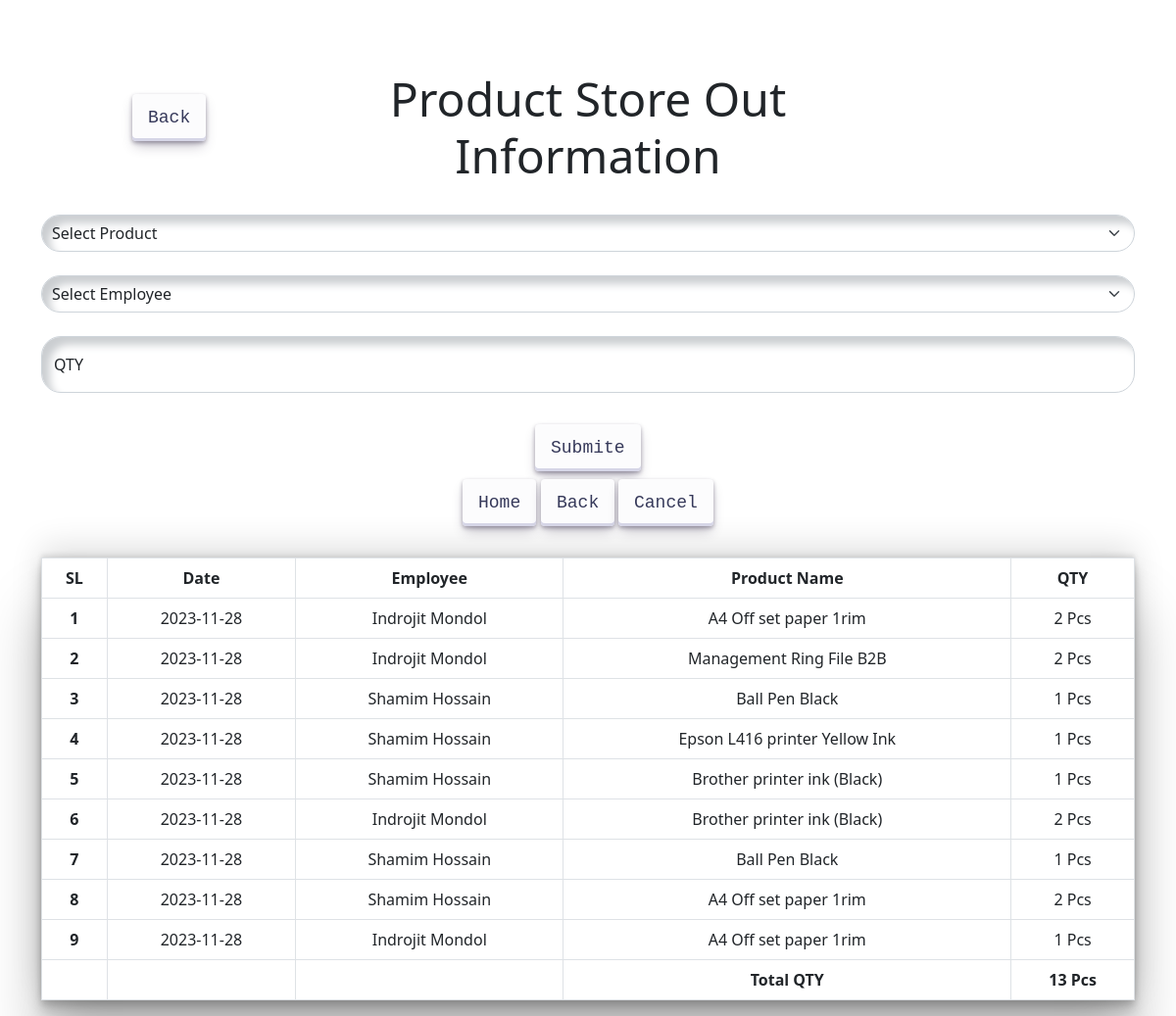
/stockOut.php (signed in), run on an earlier commit of the app's database.
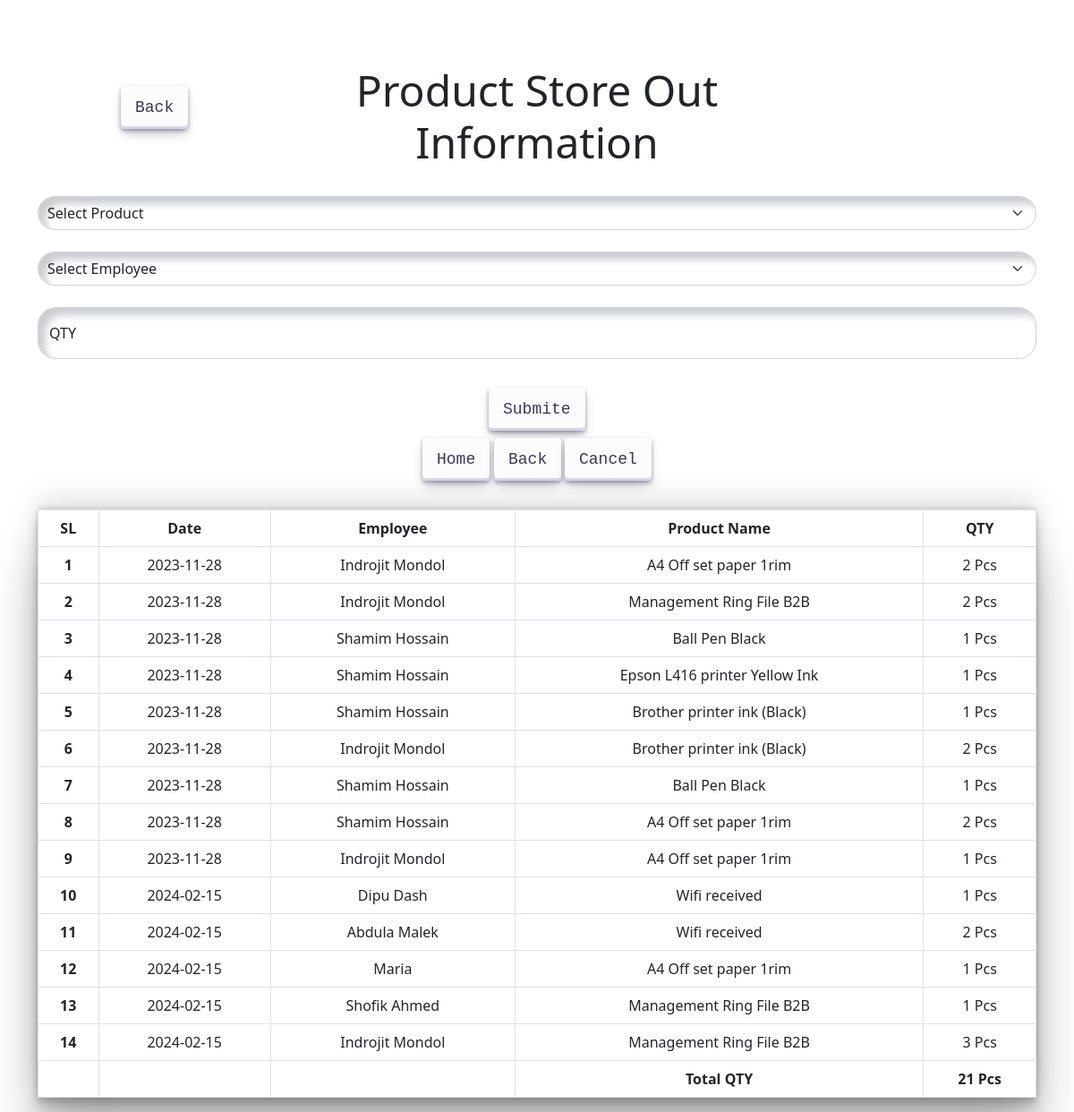
And on a later commit of the database.
### tables this page shows
CREATE TABLE `tb_stock_out` (
  `Id` int(11) NOT NULL,
  `P_Id` int(11) NOT NULL,
  `E_Id` int(11) NOT NULL,
  `ER_Id` int(11) NOT NULL,
  `SO_Date` date NOT NULL,
  `SO_QTY` int(11) NOT NULL
);

CREATE TABLE `tb_employeeinfo` (
  `Id` int(11) NOT NULL,
  `E_Name` varchar(255) NOT NULL,
  `E_Designation` varchar(255) DEFAULT NULL,
  `E_Username` varchar(255) NOT NULL,
  `E_DOB` date DEFAULT NULL,
  `E_Gender` varchar(255) DEFAULT NULL,
  `E_Email` varchar(255) DEFAULT NULL,
  `E_Password` varchar(255) DEFAULT NULL,
  `E_Phone` int(11) DEFAULT NULL,
  `E_Status` int(11) DEFAULT NULL,
  `E_FatherName` varchar(255) DEFAULT NULL,
  `E_MotherName` varchar(255) DEFAULT NULL,
  `E_PresentAddress` varchar(255) DEFAULT NULL,
  `E_PermanentAddress` varchar(255) DEFAULT NULL,
  `E_EmargencyPhone` int(11) DEFAULT NULL,
  `E_Nationality` varchar(255) DEFAULT NULL,
  `E_MarritalStatus` varchar(255) DEFAULT NULL,
  `E_Religion` varchar(255) DEFAULT NULL,
  `E_NID` int(11) DEFAULT NULL,
  `E_OfficeId` int(11) DEFAULT NULL,
  `E_JoinDate` date DEFAULT NULL,
  `E_BloodGroup` varchar(255) DEFAULT NULL,
  `E_Image` varchar(255) DEFAULT NULL,
  `E_EvaluationPermission` int(11) DEFAULT NULL,
  `E_dep_id` int(11) DEFAULT NULL,
  `E_AccountPermittion` int(11) DEFAULT NULL
);

CREATE TABLE `tb_productinfo` (
  `Id` int(11) NOT NULL,
  `P_Name` varchar(255) NOT NULL,
  `P_Cat_Id` int(11) NOT NULL,
  `P_Price` int(11) NOT NULL,
  `P_Remark` varchar(255) NOT NULL,
  `P_Image` varchar(255) NOT NULL
);

### stockOut.php (the view, shortened to what this page needs)
<?php
    include 'dbconfig.php';
    if(isset($_SESSION['Id']) && isset($_SESSION['E_Name']))
    {
?>
<!DOCTYPE html>
<html lang="en">
<head>
    <link rel="stylesheet" href="https://cdnjs.cloudflare.com/ajax/libs/font-awesome/4.7.0/css/font-awesome.min.css">
    <link href="https://cdn.jsdelivr.net/npm/bootstrap@5.0.2/dist/css/bootstrap.min.css" rel="stylesheet">
    <link rel="stylesheet" href="stockOut.css" media="screen">
</head>
<body>
    <br><br><br>
    <div class="text-center container">
    <div class="row">
        <div class="col-3"><a href="product.php"><button class="button-30 mt-4" role="button">Back</button></a></div>
        <div class="col-6"><h3 class="display-5">Product Store Out Information</h3></div>
        <div class="col-3"></div>
    </div>
</div><br>
<section id="stockout-section">
    <div class="container">
        <div class="row">
            <div class="col-lg-12">
                <form action="stockOutBK" method="POST">
                <select name="cbxProductName" required class="form-field form-select" id="cbxProductName">
                    <option selected disabled>Select Product</option>
                </select><br>
                <select name="cbxRecEmp" required class="form-field form-select" id="cbxRecEmp">
                    <option selected disabled>Select Employee</option>
                </select><br>
                <div class="form-floating">
                    <input name="txtQty" type="number" class="form-control form-field" id="qty" placeholder="Qty" required>
                    <label for="qty">QTY</label>
                </div><br>
                <div class="mt-2 text-center">
                    <button class="button-30" role="button" name="btnSubmit">Submite</button>
                </div>
                </form>
                <div class="text-center mb-4">
                    <a href="index.php"><button class="button-30  my-2" role="button">Home</button></a>
                    <a href="product.php"><button class="button-30  my-2" role="button">Back</button></a>
                    <a href="#"><button class="button-30  my-2" role="button">Cancel</button></a>
                </div>
            </div>
        </div>
        <table class="table table-bordered text-center">
            <thead>
                <tr>
                    <th scope="col">SL</th>
                    <th scope="col">Date</th>
                    <th scope="col">Employee</th>
                    <th scope="col">Product Name</th>
                    <th scope="col">QTY</th>
                </tr>
            </thead>
            <?php
                $sqlData = "SELECT * FROM tb_stock_out";
                $sqlResult = mysqli_query($conn,$sqlData);
            ?>
            <tbody>
                <?php
                $i=1;
                foreach($sqlResult as $val)
                {?>
                <tr>
                    <th scope="row"><?php echo $i;?></th>
                    <td><?php echo $val['SO_Date'];?></td>
                    <?php $ERid = $val['ER_Id'];?>
                    <?php
                        $sqlCData = "SELECT cat.E_Name FROM tb_employeeinfo AS cat WHERE Id=$ERid";
                        $sqlCResult = mysqli_query($conn,$sqlCData);
                        foreach($sqlCResult as $re)
                        {?>
                            <td><?php echo $re['E_Name'];?></td>
                    <?php    }
                    ?>
                    <?php $cid = $val['P_Id'];?>
                    <?php
                    $sqlCData = "SELECT cat.P_Name FROM `tb_productinfo` AS cat WHERE Id=$cid";
                        $sqlCResult = mysqli_query($conn,$sqlCData);
                        foreach($sqlCResult as $re)
                        {?>
                            <td><?php echo $re['P_Name'];?></td>
                    <?php    }
                    ?>
                    <td><?php echo $val['SO_QTY'];?> Pcs</td>
                </tr> <?php $i++; } ?>
            </tbody>
                <th scope="col"></th>
                <th scope="col"></th>
                <th scope="col"></th>
                <?php
                $totalAmount = "SELECT sum(SO_QTY) FROM tb_stock_out";
                $sqlTAResult = mysqli_query($conn,$totalAmount);
                while($row = mysqli_fetch_array($sqlTAResult))
                {?>
                    <th scope="col">Total QTY</th>
                    <th scope="col"><?php echo $row['sum(SO_QTY)'].' Pcs'; ?></th>
            <?php    }    ?>
            </table>
    </div>
</section>
</body>
</html>
<?php
    }
    else{
        header("Location: log.php");
        exit();
    }
?>

What changed in the data, as far as the page shows it:
added tb_stock_out: SO_Date "2024-02-15", SO_QTY "1"
now on this page (row unchanged): tb_employeeinfo: E_Name "Dipu Dash", shown under "2024-02-15"
added tb_productinfo: P_Name "Wifi received"
added tb_stock_out: SO_Date "2024-02-15", SO_QTY "2"
now on this page (row unchanged): tb_employeeinfo: E_Name "Abdula Malek", shown under "2024-02-15"
added tb_stock_out: SO_Date "2024-02-15", SO_QTY "1", tb_productinfo (P_Name "A4 Off set paper 1rim")
now on this page (row unchanged): tb_employeeinfo: E_Name "Maria", shown under "2024-02-15"
added tb_stock_out: SO_Date "2024-02-15", SO_QTY "1", tb_productinfo (P_Name "Management Ring File B2B")
now on this page (row unchanged): tb_employeeinfo: E_Name "Shofik Ahmed", shown under "2024-02-15"
added tb_stock_out: SO_Date "2024-02-15", SO_QTY "3", tb_employeeinfo (E_Name "Indrojit Mondol"), tb_productinfo (P_Name "Management Ring File B2B")
Also different on the page:
new list line: "Total QTY 21 Pcs"
list line gone: "Total QTY 13 Pcs"
